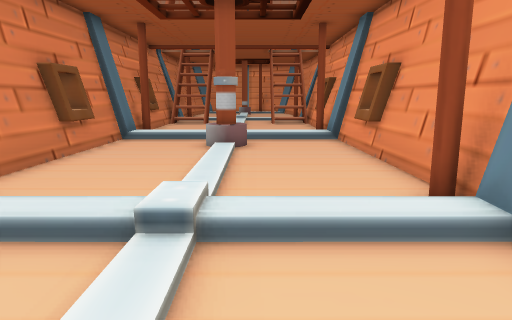
view 1 (above)

13 first-person views from a walk through a 3-D level made in the Unity game engine. The camera is 1.5 m above the floor, tilts 10° down and sees 70° across. Doors are open. The floor is counted in squares, 1 m on a side. Each view is taken from the middle of a square. On the plan, view 1 faces up. The plan holds only what a view shows up to about 16 squares ahead; the rest is blank. The place goes on beyond the plan.

view 2
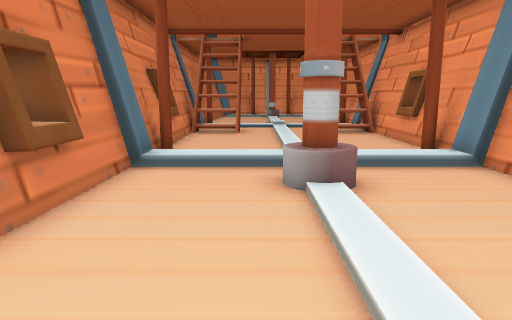

view 3
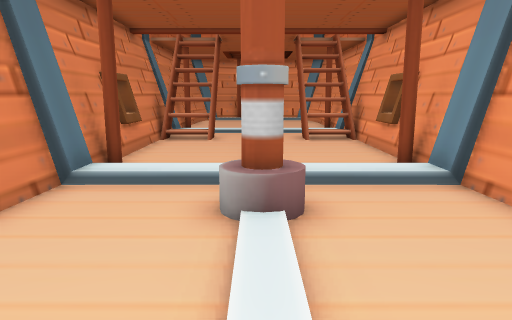

view 4
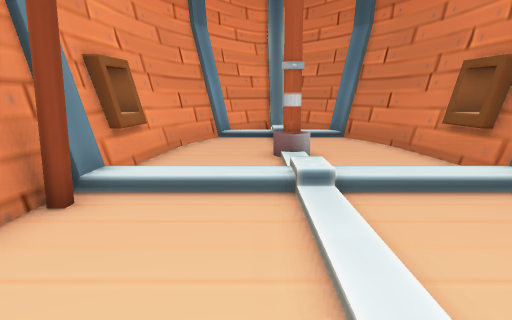

view 5
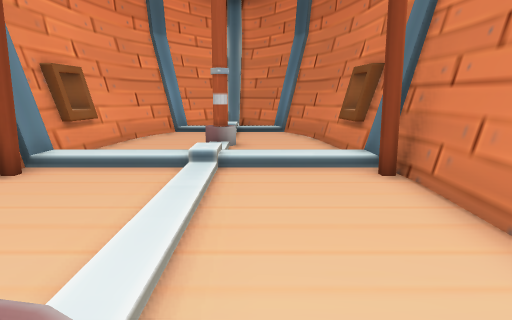

view 6
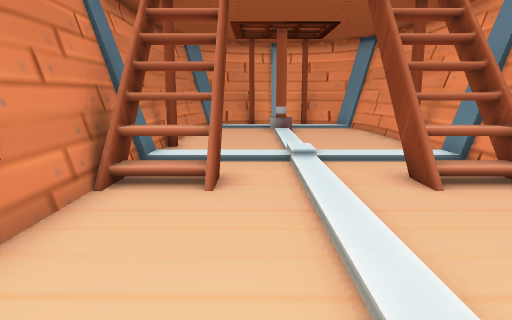

view 7
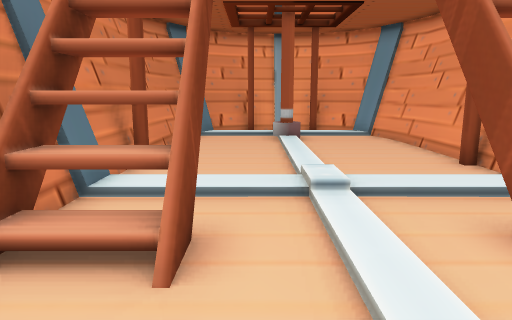

view 8
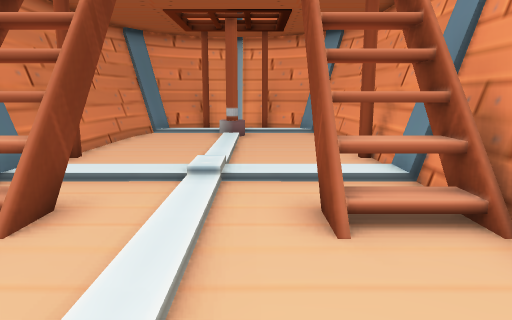

view 9
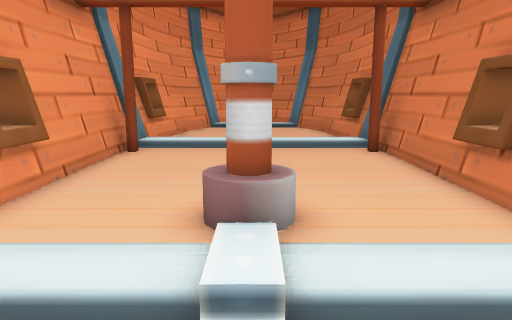

view 10
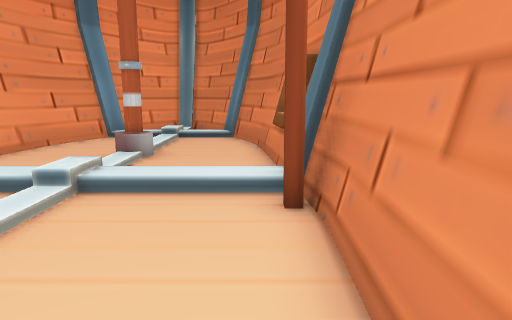

view 11
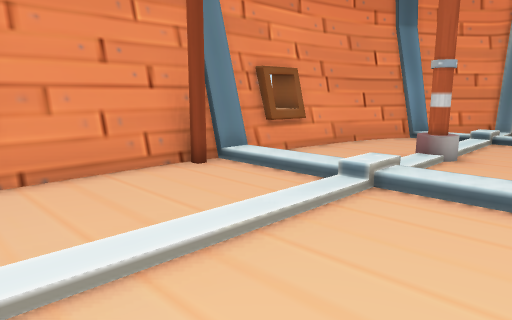

view 12
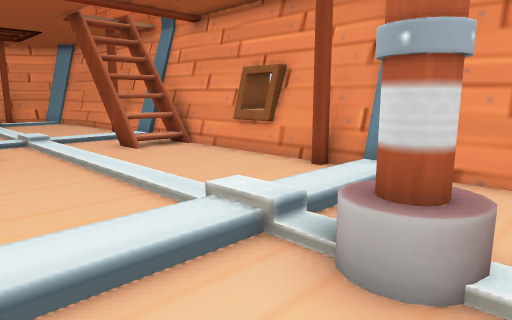

view 13
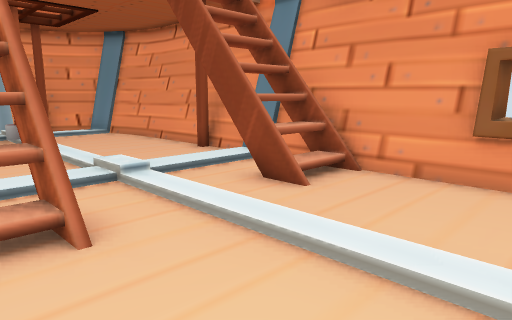

### Floor plan
Key: @ floor where view 1 was taken; # wall or solid block; . main floor; : floor 0.25 m higher than the main floor; / step, stairs or slope; D open door; = window, fence, low wall or low ledge.
Columns run from 6 left of view 1 to 4 right of it. Each row starts with its distance up from view 1.
 33    ######
 32   ###/.###
 31  ##/////##
 30  #...#...#
 29  #.../...#
 28  #.../...#
 27  #.../...#
 26  #.../...#
 25  #.../...#
 24  #.../...#
 23  #:::/:::#
 22  ###./.###
 21  ###DDDD##
 20  #.=./.=.#
 19  #.../...#
 18  #.../...##
 17  =.../...=
 16  #.../...#
 15  #.../...#
 14  #.../...#
 13  #:::/:::#
 12  #.../...#
 11 ##...#=..#
 10 #=.../...=
  9 ##.../...##
  8  #.../...#
  7  #.../...#
  6  #.../...#
  5  #.../...#
  4  #:::/:::#
  3  #.../...#
  2  =.../...=
  1  #...#...##
  0  ##../@..#
 -1  ##../..##
 -2   #../..##
 -3   #/////#
 -4   ##///##
 -5    ##/.#
 -6     ####

Where each view was taken, in squares from view 1:
view 1: 0 up, 0 right, facing up
view 2: 5 up, 2 left, facing up
view 3: 6 up, 1 left, facing up
view 4: 10 up, 0 right, facing down
view 5: 12 up, 2 left, facing down
view 6: 14 up, 2 left, facing up
view 7: 17 up, 2 left, facing up
view 8: 16 up, 0 right, facing up
view 9: 16 up, 1 left, facing down
view 10: 10 up, 4 left, facing down
view 11: 10 up, 4 left, facing down-right
view 12: 10 up, 4 left, facing up-right
view 13: 16 up, 4 left, facing up-right
